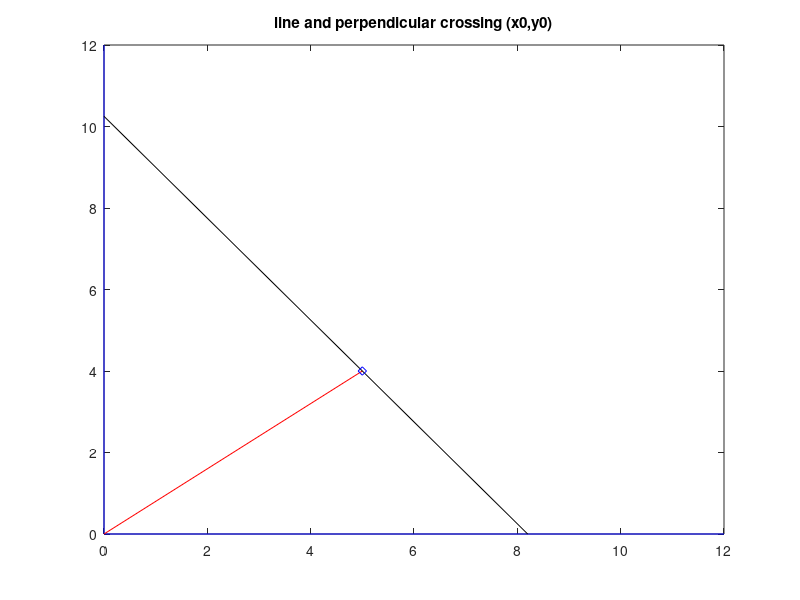

Reproduce this figure in MATLAB.
% Line % perpendicular for one point

%the point
x0=5; y0=4;

tg=y0/x0; %tangent
beta=atan(tg); %radius angle
tg2=tan((pi/2)-beta);

dx=y0/tg2; dy=x0/tg;

X=x0+dx; 
Y=y0+dy;

figure(1)
%axes
plot([0 12],[0 0],'b'); hold on;
plot([0 0],[0 12],'b');
%lines
plot([0 x0],[0 y0],'r'); %radius
plot([0 X],[Y 0],'k'); %line
%the point
plot(x0,y0,'bd');
title('line and perpendicular crossing (x0,y0)');
   
